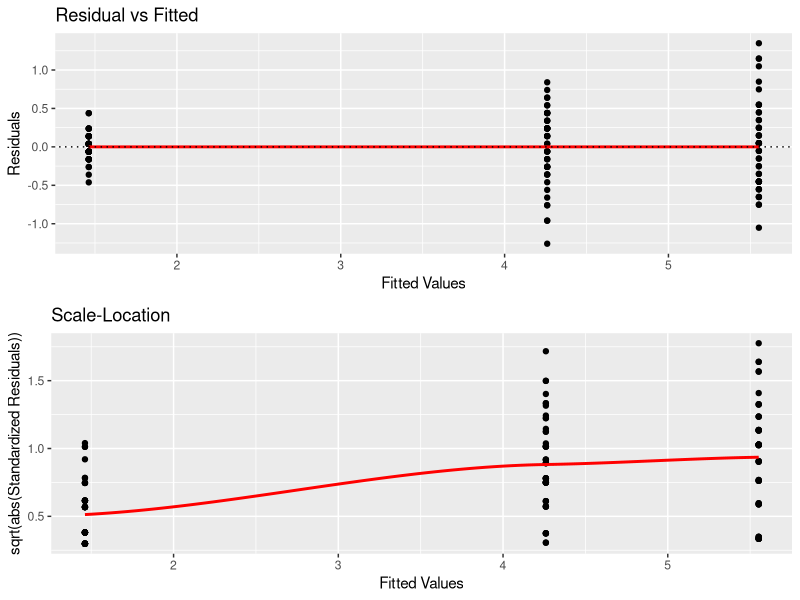
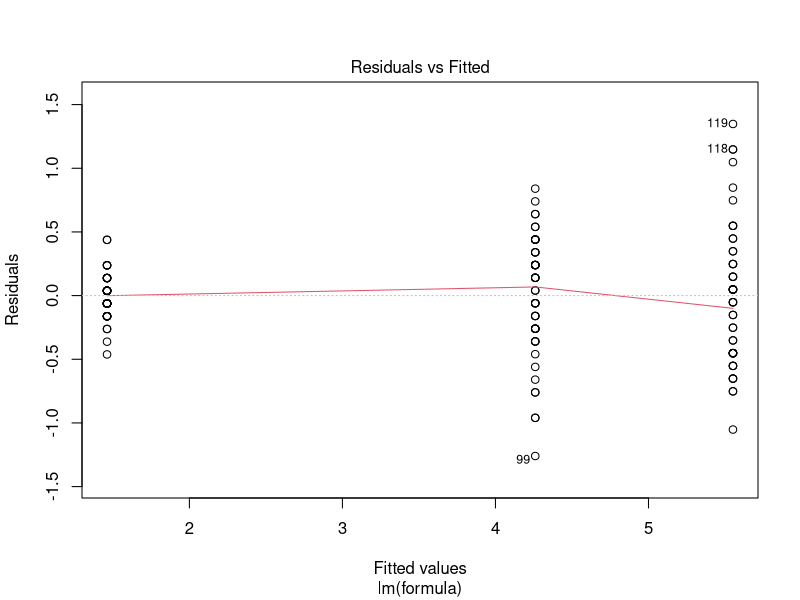
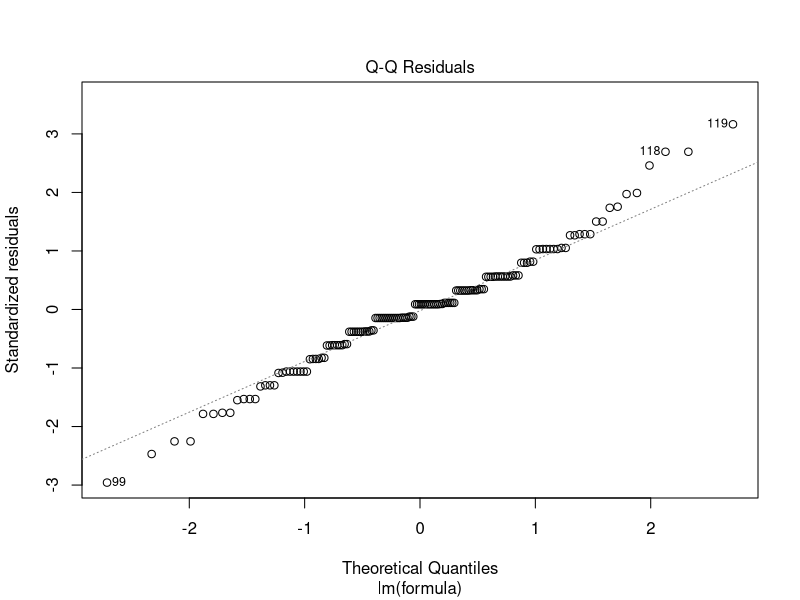
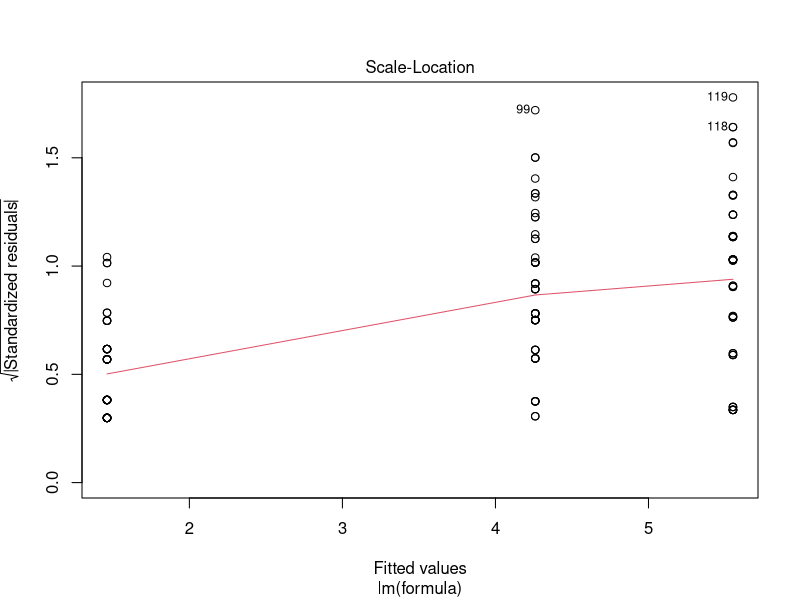
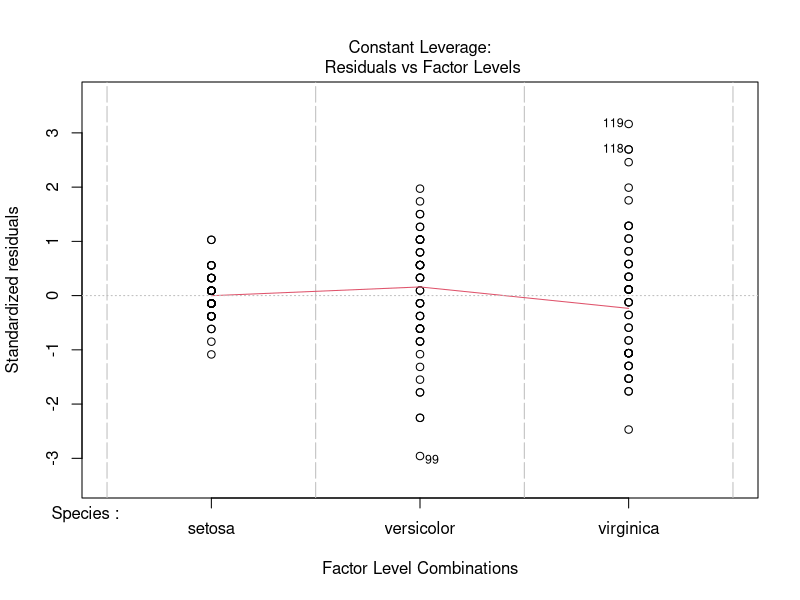

Reproduce these figures in R, in order.
library(ggplot2)
library(gridExtra)

# linreg ------------------------------------------------------------------
data <- iris
formula <- Sepal.Length ~ Species + Sepal.Width + Petal.Length + Petal.Width
formula <- Petal.Length ~ Species

linreg <- function(formula, data) {
    # Define matrix
    X <- model.matrix(formula, data)
    
    # extract the dependant variable from data set
    dep_name <- all.vars(expr = formula)[1]
    y <- (data[, dep_name])
    
    # calculated the predicted values for beta parameter vector
    beta_hat <- solve((t(X) %*% X)) %*% t(X) %*% y
    # colnames(beta_hat) <- "Reg_Coef"
    
    # find the fitted values of y using beta_hat
    y_hat <- X %*% beta_hat
    
    # find the residual values
    e_hat <- y - y_hat
    
    # degrees of freedom
    n <- nrow(X) #number of observations
    p <- length(all.vars(formula)) - length(dep_name) #number of parameters
    
    df <- n - p
    
    # residual variance
    sigma_hat <- as.numeric((t(e_hat) %*% e_hat) / df)
    var_beta_hat <- sigma_hat * solve((t(X) %*% X))
    
    #The t-values for each coefficient
    t_value <- beta_hat / sqrt(diag(var_beta_hat))
    p_value <- pt(t_value, df = df)
    
    # Build RC-class
    output <- setRefClass(
        "linreg",
        fields = list(
            f_formula = "formula",
            reg_coef = "matrix",
            fitted_values = "matrix",
            resid = "matrix",
            df = "numeric",
            var_resid = "numeric",
            p_value = "matrix",
            t_value = "matrix",
            var_res_coef = "matrix"
        ),
        methods = list(
            print.linreg <<- function(result) {
                return(list(Formula_call = result$f_formula,
                            Regression_Coefficients = result$reg_coef))
            },
            plot.linreg <<- function(result) {
                plot_df <- data.frame(
                    resid = result$resid,
                    fitted_values = result$fitted_values,
                    y = y
                )
                p1 <- ggplot(data = plot_df, aes(x = fitted_values, y = resid)) +
                    geom_point() +
                    geom_smooth(method = "loess",
                                color = "red",
                                se = FALSE) +
                    geom_abline(slope = 0,
                                intercept = 0,
                                linetype = "dotted") +
                    ggtitle("Residual vs Fitted") +
                    ylab("Residuals") +
                    xlab("Fitted Values")
                
                p2 <- ggplot(data = plot_df, 
                             aes(x = fitted_values, y = sqrt(abs((resid - mean(resid)) / sqrt(result$var_resid))))) +
                    geom_point() +
                    geom_smooth(method = "loess",
                                color = "red",
                                se = FALSE) +
                    ggtitle("Scale-Location") +
                    ylab("sqrt(abs(Standardized Residuals))") +
                    xlab("Fitted Values")
             
               return(grid.arrange(p1, p2))       
            }
        )
    )
    
    result <- output(
        f_formula = formula,
        reg_coef = beta_hat,
        fitted_values = y_hat,
        resid = e_hat,
        df = df,
        var_resid = sigma_hat,
        p_value = p_value,
        t_value = t_value,
        var_res_coef = var_beta_hat)
    return(result)
}
eval <- linreg(formula, iris)

plot(eval)
print(eval)

lin <- lm(formula, iris)
plot(lin)

table(iris$Species)
